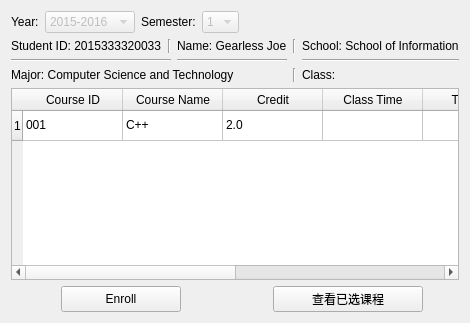
      <widget class="QWidget" name="enroll_tab">
       <attribute name="title">
        <string>Course Enrollment</string>
       </attribute>
       <layout class="QVBoxLayout" name="verticalLayout_3">
        <item>
         <layout class="QHBoxLayout" name="horizontalLayout_2">
          <item>
           <widget class="QLabel" name="label">
            <property name="styleSheet">
             <string notr="true">font: 12pt &quot;Sans Serif&quot;;</string>
            </property>
            <property name="text">
             <string>Year:</string>
            </property>
           </widget>
          </item>
          <item>
           <widget class="QComboBox" name="comboBox">
            <property name="enabled">
             <bool>false</bool>
            </property>
            <item>
             <property name="text">
              <string>2015-2016</string>
             </property>
            </item>
            <item>
             <property name="text">
              <string>2016-2017</string>
             </property>
            </item>
           </widget>
          </item>
          <item>
           <widget class="QLabel" name="label_2">
            <property name="styleSheet">
             <string notr="true">font: 12pt &quot;Sans Serif&quot;;</string>
            </property>
            <property name="text">
             <string>Semester:</string>
            </property>
           </widget>
          </item>
          <item>
           <widget class="QComboBox" name="comboBox_2">
            <property name="enabled">
             <bool>false</bool>
            </property>
            <item>
             <property name="text">
              <string>1</string>
             </property>
            </item>
            <item>
             <property name="text">
              <string>2</string>
             </property>
            </item>
           </widget>
          </item>
          <item>
           <spacer name="horizontalSpacer_2">
            <property name="orientation">
             <enum>Qt::Horizontal</enum>
            </property>
            <property name="sizeHint" stdset="0">
             <size>
              <width>40</width>
              <height>20</height>
             </size>
            </property>
           </spacer>
          </item>
         </layout>
        </item>
        <item>
         <layout class="QGridLayout" name="gridLayout_2">
          <item row="0" column="0">
           <widget class="QLabel" name="label_12">
            <property name="text">
             <string>Student ID: 2015333320033</string>
            </property>
           </widget>
          </item>
          <item row="0" column="1">
           <widget class="Line" name="line_12">
            <property name="orientation">
             <enum>Qt::Vertical</enum>
            </property>
           </widget>
          </item>
          <item row="0" column="2">
           <widget class="QLabel" name="label_13">
            <property name="text">
             <string>Name: Gearless Joe</string>
            </property>
           </widget>
          </item>
          <item row="0" column="3">
           <widget class="Line" name="line_11">
            <property name="orientation">
             <enum>Qt::Vertical</enum>
            </property>
           </widget>
          </item>
          <item row="0" column="4">
           <widget class="QLabel" name="label_15">
            <property name="text">
             <string>School: School of Information</string>
            </property>
           </widget>
          </item>
          <item row="1" column="0" colspan="2">
           <widget class="Line" name="line_7">
            <property name="orientation">
             <enum>Qt::Horizontal</enum>
            </property>
           </widget>
          </item>
          <item row="1" column="2">
           <widget class="Line" name="line_8">
            <property name="orientation">
             <enum>Qt::Horizontal</enum>
            </property>
           </widget>
          </item>
          <item row="1" column="4">
           <widget class="Line" name="line_9">
            <property name="orientation">
             <enum>Qt::Horizontal</enum>
            </property>
           </widget>
          </item>
          <item row="2" column="0" colspan="3">
           <widget class="QLabel" name="label_11">
            <property name="text">
             <string>Major: Computer Science and Technology</string>
            </property>
           </widget>
          </item>
          <item row="2" column="3">
           <widget class="Line" name="line_10">
            <property name="orientation">
             <enum>Qt::Vertical</enum>
            </property>
           </widget>
          </item>
          <item row="2" column="4">
           <widget class="QLabel" name="label_14">
            <property name="text">
             <string>Class:</string>
            </property>
           </widget>
          </item>
         </layout>
        </item>
        <item>
         <widget class="QTableWidget" name="tableWidget">
          <row>
           <property name="text">
            <string>1</string>
           </property>
          </row>
          <column>
           <property name="text">
            <string>Course ID</string>
           </property>
          </column>
          <column>
           <property name="text">
            <string>Course Name</string>
           </property>
          </column>
          <column>
           <property name="text">
            <string>Credit</string>
           </property>
          </column>
          <column>
           <property name="text">
            <string>Class Time</string>
           </property>
          </column>
          <column>
           <property name="text">
            <string>Teacher</string>
           </property>
          </column>
          <column>
           <property name="text">
            <string>Location</string>
           </property>
          </column>
          <column>
           <property name="text">
            <string>开课学院</string>
           </property>
          </column>
          <column>
           <property name="text">
            <string>Check Box</string>
           </property>
          </column>
          <item row="0" column="0">
           <property name="text">
            <string>001</string>
           </property>
          </item>
          <item row="0" column="1">
           <property name="text">
            <string>C++</string>
           </property>
          </item>
          <item row="0" column="2">
           <property name="text">
            <string>2.0</string>
           </property>
          </item>
          <item row="0" column="3">
           <property name="text">
            <string/>
           </property>
          </item>
         </widget>
        </item>
        <item>
         <layout class="QHBoxLayout" name="horizontalLayout_7">
          <item alignment="Qt::AlignHCenter">
           <widget class="QPushButton" name="enroll_button">
            <property name="sizePolicy">
             <sizepolicy hsizetype="Minimum" vsizetype="Minimum">
              <horstretch>0</horstretch>
              <verstretch>0</verstretch>
             </sizepolicy>
            </property>
            <property name="minimumSize">
             <size>
              <width>120</width>
              <height>0</height>
             </size>
            </property>
            <property name="maximumSize">
             <size>
              <width>16777215</width>
              <height>16777215</height>
             </size>
            </property>
            <property name="styleSheet">
             <string notr="true">font: 12pt &quot;Sans Serif&quot;;</string>
            </property>
            <property name="text">
             <string>Enroll</string>
            </property>
           </widget>
          </item>
          <item alignment="Qt::AlignHCenter">
           <widget class="QPushButton" name="check_selected_courses_button">
            <property name="minimumSize">
             <size>
              <width>150</width>
              <height>0</height>
             </size>
            </property>
            <property name="styleSheet">
             <string notr="true">font: 12pt &quot;Sans Serif&quot;;</string>
            </property>
            <property name="text">
             <string>查看已选课程</string>
            </property>
           </widget>
          </item>
         </layout>
        </item>
       </layout>
      </widget>
